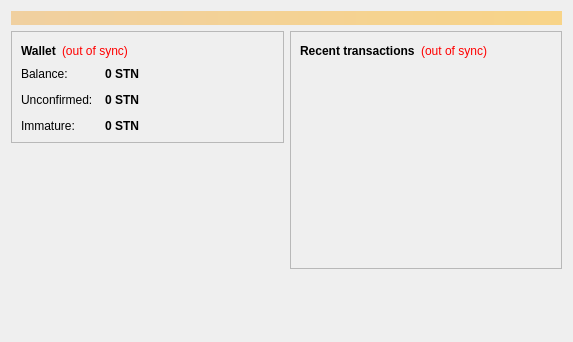
<?xml version="1.0" encoding="UTF-8"?>
<ui version="4.0">
 <class>OverviewPage</class>
 <widget class="QWidget" name="OverviewPage">
  <property name="geometry">
   <rect>
    <x>0</x>
    <y>0</y>
    <width>573</width>
    <height>342</height>
   </rect>
  </property>
  <property name="windowTitle">
   <string>Form</string>
  </property>
  <layout class="QVBoxLayout" name="topLayout">
   <item>
    <widget class="QLabel" name="labelAlerts">
     <property name="visible">
      <bool>false</bool>
     </property>
     <property name="styleSheet">
      <string notr="true">background-color: qlineargradient(x1: 0, y1: 0, x2: 1, y2: 0, stop:0 #F0D0A0, stop:1 #F8D488); color:#000000;</string>
     </property>
     <property name="wordWrap">
      <bool>true</bool>
     </property>
     <property name="margin">
      <number>3</number>
     </property>
    </widget>
   </item>
   <item>
    <layout class="QHBoxLayout" name="horizontalLayout" stretch="1,1">
     <item>
      <layout class="QVBoxLayout" name="verticalLayout_2">
       <item>
        <widget class="QFrame" name="frame">
         <property name="frameShape">
          <enum>QFrame::StyledPanel</enum>
         </property>
         <property name="frameShadow">
          <enum>QFrame::Raised</enum>
         </property>
         <layout class="QVBoxLayout" name="verticalLayout_4">
          <item>
           <layout class="QHBoxLayout" name="horizontalLayout_4">
            <item>
             <widget class="QLabel" name="label_5">
              <property name="font">
               <font>
                <weight>75</weight>
                <bold>true</bold>
               </font>
              </property>
              <property name="text">
               <string>Wallet</string>
              </property>
             </widget>
            </item>
            <item>
             <widget class="QLabel" name="labelWalletStatus">
              <property name="toolTip">
               <string>The displayed information may be out of date. Your wallet automatically synchronizes with the Steneum network after a connection is established, but this process has not completed yet.</string>
              </property>
              <property name="styleSheet">
               <string notr="true">QLabel { color: red; }</string>
              </property>
              <property name="text">
               <string notr="true">(out of sync)</string>
              </property>
              <property name="alignment">
               <set>Qt::AlignLeading|Qt::AlignLeft|Qt::AlignVCenter</set>
              </property>
             </widget>
            </item>
            <item>
             <spacer name="horizontalSpacer_2">
              <property name="orientation">
               <enum>Qt::Horizontal</enum>
              </property>
              <property name="sizeHint" stdset="0">
               <size>
                <width>40</width>
                <height>20</height>
               </size>
              </property>
             </spacer>
            </item>
           </layout>
          </item>
          <item>
           <layout class="QFormLayout" name="formLayout_2">
            <property name="fieldGrowthPolicy">
             <enum>QFormLayout::AllNonFixedFieldsGrow</enum>
            </property>
            <property name="horizontalSpacing">
             <number>12</number>
            </property>
            <property name="verticalSpacing">
             <number>12</number>
            </property>
            <item row="0" column="0">
             <widget class="QLabel" name="label">
              <property name="text">
               <string>Balance:</string>
              </property>
             </widget>
            </item>
            <item row="0" column="1">
             <widget class="QLabel" name="labelBalance">
              <property name="font">
               <font>
                <weight>75</weight>
                <bold>true</bold>
               </font>
              </property>
              <property name="cursor">
               <cursorShape>IBeamCursor</cursorShape>
              </property>
              <property name="toolTip">
               <string>Your current balance</string>
              </property>
              <property name="text">
               <string notr="true">0 STN</string>
              </property>
              <property name="textInteractionFlags">
               <set>Qt::LinksAccessibleByMouse|Qt::TextSelectableByKeyboard|Qt::TextSelectableByMouse</set>
              </property>
             </widget>
            </item>
            <item row="1" column="0">
             <widget class="QLabel" name="label_3">
              <property name="text">
               <string>Unconfirmed:</string>
              </property>
             </widget>
            </item>
            <item row="1" column="1">
             <widget class="QLabel" name="labelUnconfirmed">
              <property name="font">
               <font>
                <weight>75</weight>
                <bold>true</bold>
               </font>
              </property>
              <property name="cursor">
               <cursorShape>IBeamCursor</cursorShape>
              </property>
              <property name="toolTip">
               <string>Total of transactions that have yet to be confirmed, and do not yet count toward the current balance</string>
              </property>
              <property name="text">
               <string notr="true">0 STN</string>
              </property>
              <property name="textInteractionFlags">
               <set>Qt::LinksAccessibleByMouse|Qt::TextSelectableByKeyboard|Qt::TextSelectableByMouse</set>
              </property>
             </widget>
            </item>
            <item row="2" column="0">
             <widget class="QLabel" name="labelImmatureText">
              <property name="text">
               <string>Immature:</string>
              </property>
             </widget>
            </item>
            <item row="2" column="1">
             <widget class="QLabel" name="labelImmature">
              <property name="font">
               <font>
                <weight>75</weight>
                <bold>true</bold>
               </font>
              </property>
              <property name="toolTip">
               <string>Mined balance that has not yet matured</string>
              </property>
              <property name="text">
               <string notr="true">0 STN</string>
              </property>
              <property name="textInteractionFlags">
               <set>Qt::LinksAccessibleByMouse|Qt::TextSelectableByKeyboard|Qt::TextSelectableByMouse</set>
              </property>
             </widget>
            </item>
           </layout>
          </item>
         </layout>
        </widget>
       </item>
       <item>
        <spacer name="verticalSpacer">
         <property name="orientation">
          <enum>Qt::Vertical</enum>
         </property>
         <property name="sizeHint" stdset="0">
          <size>
           <width>20</width>
           <height>40</height>
          </size>
         </property>
        </spacer>
       </item>
      </layout>
     </item>
     <item>
      <layout class="QVBoxLayout" name="verticalLayout_3">
       <item>
        <widget class="QFrame" name="frame_2">
         <property name="frameShape">
          <enum>QFrame::StyledPanel</enum>
         </property>
         <property name="frameShadow">
          <enum>QFrame::Raised</enum>
         </property>
         <layout class="QVBoxLayout" name="verticalLayout">
          <item>
           <layout class="QHBoxLayout" name="horizontalLayout_2">
            <item>
             <widget class="QLabel" name="label_4">
              <property name="text">
               <string>&lt;b&gt;Recent transactions&lt;/b&gt;</string>
              </property>
             </widget>
            </item>
            <item>
             <widget class="QLabel" name="labelTransactionsStatus">
              <property name="toolTip">
               <string>The displayed information may be out of date. Your wallet automatically synchronizes with the Steneum network after a connection is established, but this process has not completed yet.</string>
              </property>
              <property name="styleSheet">
               <string notr="true">QLabel { color: red; }</string>
              </property>
              <property name="text">
               <string notr="true">(out of sync)</string>
              </property>
              <property name="alignment">
               <set>Qt::AlignRight|Qt::AlignTrailing|Qt::AlignVCenter</set>
              </property>
             </widget>
            </item>
            <item>
             <spacer name="horizontalSpacer">
              <property name="orientation">
               <enum>Qt::Horizontal</enum>
              </property>
              <property name="sizeHint" stdset="0">
               <size>
                <width>40</width>
                <height>20</height>
               </size>
              </property>
             </spacer>
            </item>
           </layout>
          </item>
          <item>
           <widget class="QListView" name="listTransactions">
            <property name="styleSheet">
             <string notr="true">QListView { background: transparent; }</string>
            </property>
            <property name="frameShape">
             <enum>QFrame::NoFrame</enum>
            </property>
            <property name="verticalScrollBarPolicy">
             <enum>Qt::ScrollBarAlwaysOff</enum>
            </property>
            <property name="horizontalScrollBarPolicy">
             <enum>Qt::ScrollBarAlwaysOff</enum>
            </property>
            <property name="selectionMode">
             <enum>QAbstractItemView::NoSelection</enum>
            </property>
           </widget>
          </item>
         </layout>
        </widget>
       </item>
       <item>
        <spacer name="verticalSpacer_2">
         <property name="orientation">
          <enum>Qt::Vertical</enum>
         </property>
         <property name="sizeHint" stdset="0">
          <size>
           <width>20</width>
           <height>40</height>
          </size>
         </property>
        </spacer>
       </item>
      </layout>
     </item>
    </layout>
   </item>
  </layout>
 </widget>
 <resources/>
 <connections/>
</ui>
